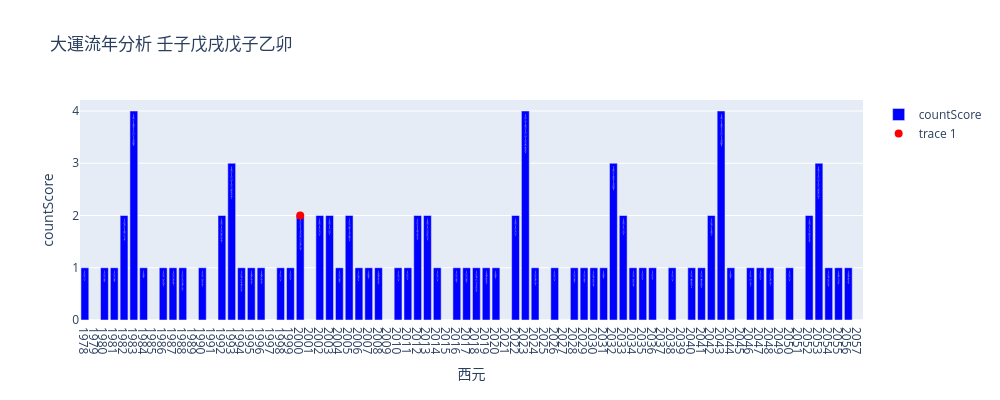

Notebook cell for this chart:
### Code cell
import pandas as pd
import plotly.graph_objs as go
#get the bazi of the first row
bazi = df_dayunliunian['bazi'][0]

# read in the data as a pandas dataframe

# create a bar chart with x and y values
fig = go.Figure(data=[
                    go.Bar(x=df_dayunliunian['西元'], y=df_dayunliunian['countScore'],
                                name='countScore',
                                text=df_dayunliunian["trueCountAnd大運流年合化"]+df_dayunliunian['實歲'],
                                marker=dict(color='blue')),
                     ])

# annotations = []
for i, marriage in enumerate(df_dayunliunian['marriage']):
    if marriage == "yes":

        fig.add_trace(go.Scatter(x=[df_dayunliunian['西元'][i]], y=[df_dayunliunian['countScore'][i]], 
                                 mode='markers', 
                                #  text=df_dayunliunian['trueCount'][i],
                                 marker=dict(color='red', size=8)))

# fig.update_layout(annotations=annotations)

# update the layout
fig.update_layout(title=f'大運流年分析 {bazi}', xaxis_title='西元', yaxis_title='countScore',
                  xaxis=dict(tickmode='linear', tick0=0))
# set fig size
fig.update_layout(width=1000, height=400)
# show the plot
fig.show()

### Figure 1 — Plotly figure (JSON) as saved in the notebook; plotly's stock layout.template omitted (floating-point values rounded to 4 significant figures)
{"data": [{"marker": {"color": "blue"}, "name": "countScore", "text": ["man日支半三合3", ",地支木局4", "man日支半三會局5", "man日支半三會局6", "man日支同年支,man財透干,天干化木7", "man財透干,man財得地,man日干五合,man流年雙體財8", "man財得地9", "10", "man日支半三合,地支合木11", "man日支六合,地支木局12", "man日支六沖,大運火庫地支土局13", ",大運火庫14", "man日支半三合,地支火局15", ",天干化水地支土局16", "man財透干,man日支半三會局,大運火庫17", "man財透干,man日干五合,man日支半三會局,大運火庫18", "man日支同年支,大運火庫地支土局19", "man財得地,大運火庫20", "man財得地,大運火庫21", ",大運火庫地支土局22", "man日支半三合23", "man日支六合24", "man日支六沖,man流年大運天地合,天干化金地支合金25", ",地支金局26", "man財透干,man日支半三合27", "man財透干,man日干五合28", "man日支半三會局29", "man日支半三會局,man流年大運伏吟30", "man日支同年支31", "man財得地32", "man財得地,地支水局33", ",天干化土34", "man日支半三合35", "man日支六合36", "man日支六沖,man財透干,地支水局37", "man財透干,man日干五合,地支合水38", "man日支半三合39", "40", "man日支半三會局41", "man日支半三會局42", "man日支同年支,天干化火地支土局43", "man財得地,地支木局44", "man財得地45", ",地支土局46", "man財透干,man日支半三合47", "man日支六合,man財透干,man日干五合,man日柱天地合,地支木局48", "man日支六沖,地支土局49", "50", "man日支半三合51", ",地支土局52", "man日支半三會局53", "man日支半三會局54", "man日支同年支,地支火局55", "man財得地56", "man財透干,man財得地,man流年雙體財57", "man財透干,man日干五合58", "man日支半三合,地支火局59", "man日支六合60", "man日支六沖61", ",天干化木62", "man日支半三合63", "64", "man日支半三會局,地支合水65", "man日支半三會局,地支金局66", "man日支同年支,man財透干67", "man財透干,man財得地,man日干五合,man流年雙體財68", "man財得地69", ",地支金局70", "man日支半三合,天干化水71", "man日支六合72", "man日支六沖,地支土局73", "74", "man日支半三合75", ",地支土局76", "man財透干,man日支半三會局,地支水局77", "man財透干,man日干五合,man日支半三會局,地支合金78", "man日支同年支,地支土局79", "man財得地,天干化金80", "man財得地,地支水局81", ",地支土局82"], "type": "bar", "x": ["1978", "1979", "1980", "1981", "1982", "1983", "1984", "1985", "1986", "1987", "1988", "1989", "1990", "1991", "1992", "1993", "1994", "1995", "1996", "1997", "1998", "1999", "2000", "2001", "2002", "2003", "2004", "2005", "2006", "2007", "2008", "2009", "2010", "2011", "2012", "2013", "2014", "2015", "2016", "2017", "2018", "2019", "2020", "2021", "2022", "2023", "2024", "2025", "2026", "2027", "2028", "2029", "2030", "2031", "2032", "2033", "2034", "2035", "2036", "2037", "2038", "2039", "2040", "2041", "2042", "2043", "2044", "2045", "2046", "2047", "2048", "2049", "2050", "2051", "2052", "2053", "2054", "2055", "2056", "2057"], "y": [1, 0, 1, 1, 2, 4, 1, 0, 1, 1, 1, 0, 1, 0, 2, 3, 1, 1, 1, 0, 1, 1, 2, 0, 2, 2, 1, 2, 1, 1, 1, 0, 1, 1, 2, 2, 1, 0, 1, 1, 1, 1, 1, 0, 2, 4, 1, 0, 1, 0, 1, 1, 1, 1, 3, 2, 1, 1, 1, 0, 1, 0, 1, 1, 2, 4, 1, 0, 1, 1, 1, 0, 1, 0, 2, 3, 1, 1, 1, 0]}, {"marker": {"color": "red", "size": 8}, "mode": "markers", "type": "scatter", "x": ["2000"], "y": [2]}], "layout": {"height": 400, "title": {"text": "大運流年分析 壬子戊戌戊子乙卯"}, "width": 1000, "xaxis": {"tick0": 0, "tickmode": "linear", "title": {"text": "西元"}}, "yaxis": {"title": {"text": "countScore"}}}}
